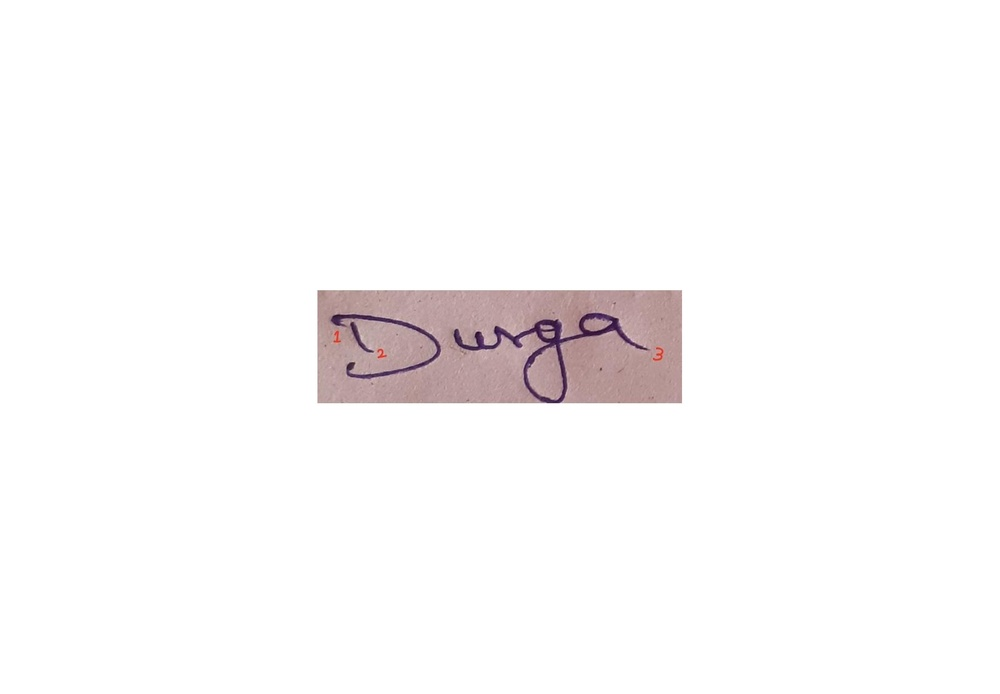
#> input picture Data/Padded_Lift/sig(1).jpg, 1000 x 694 px, shrunk from 1824 x 1265 before the run; its folder holds only this picture in this run
$ python Redtest.py
#> lines starting #> are read from the running program, lines starting #| are printed output that depends on the picture; after the words box and inside, x2 and y2 are one past the last pixel; in counts of white or black regions, pixels touching at a corner belong together
import cv2
import numpy as np
import os

# --- CONFIGURATION ---
# Input: Folder containing the original images with red marks
INPUT_DIR = "Data/Padded_Lift"
# Output: Folder where the new Black/White masks will be saved
OUTPUT_DIR = "Data/Padded_Lifts_Masks"

os.makedirs(OUTPUT_DIR, exist_ok=True)

def create_mask_from_specific_red(filename):
    # Load image
#> called with filename = 'Data/Padded_Lift/sig(1).jpg'
    img = cv2.imread(filename)
#> img is the input picture: shape (694, 1000, 3); mean B, G, R 248.6, 248.4, 250.2
    if img is None:
        return None

    # Convert to HSV (Hue, Saturation, Value)
    hsv = cv2.cvtColor(img, cv2.COLOR_BGR2HSV)
#> hsv: shape (694, 1000, 3); mean H, S, V 7, 2.9, 250.2

    # --- Define Lower/Upper Bounds ---
    # We add a wide buffer because JPEG compression creates "noise" around the edges.

    # Lower Red Range (0-15)
    # Hue: 0-15
    # Saturation: 120-255
    # Value: 70-255
    lower_red1 = np.array([0, 120, 70])
    upper_red1 = np.array([15, 255, 255])

    # Upper Red Range (165-180) - Red wraps around the circle
    lower_red2 = np.array([165, 120, 70])
    upper_red2 = np.array([180, 255, 255])

    # Create masks
    mask1 = cv2.inRange(hsv, lower_red1, upper_red1)
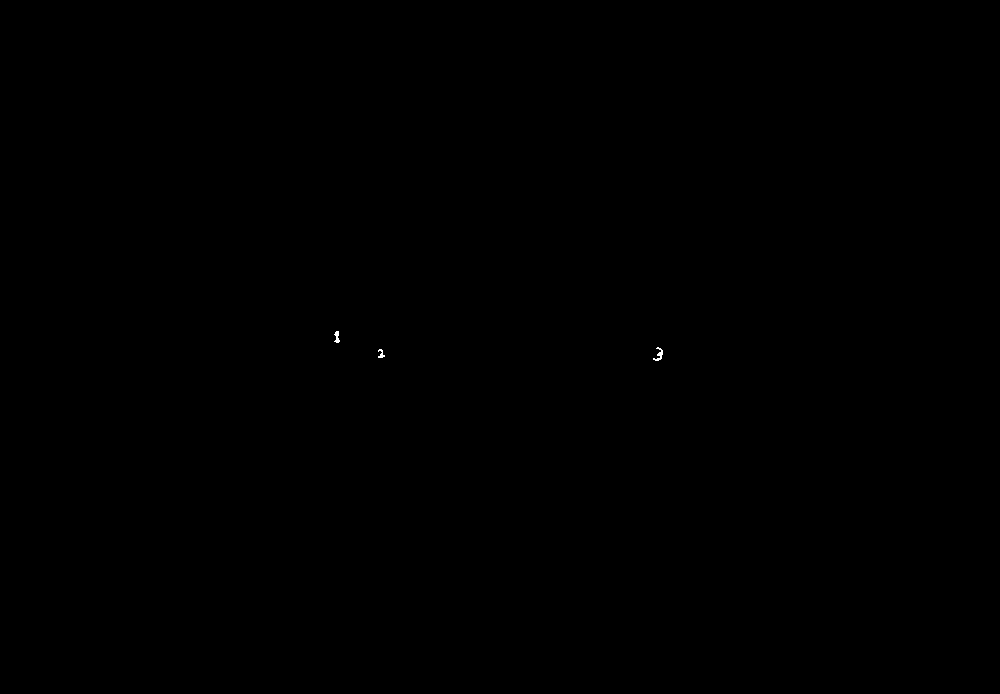
#> mask1: shape (694, 1000); 0.02% white in thin lines or dots, all inside (x1, y1, x2, y2) = (334, 331, 663, 361)
    mask2 = cv2.inRange(hsv, lower_red2, upper_red2)
#> mask2: shape (694, 1000); 0% white in thin lines or dots, all inside (x1, y1, x2, y2) = (579, 324, 580, 325)
    final_mask = mask1 + mask2
#> final_mask: shape (694, 1000); 0.02% white in thin lines or dots, all inside (x1, y1, x2, y2) = (334, 324, 663, 361)

    # --- CLEANUP STEPS ---
    # 1. Morphological Open: Removes tiny single-pixel noise (sparkles)
    kernel_clean = np.ones((2,2), np.uint8)
    final_mask = cv2.morphologyEx(final_mask, cv2.MORPH_OPEN, kernel_clean)
#> final_mask: shape (694, 1000); 0.02% white in thin lines or dots, all inside (x1, y1, x2, y2) = (336, 332, 664, 362)

    # 2. Dilate: Makes the remaining red dots slightly fatter/solid
    # This ensures the AI has a clear "blob" to learn from.
    kernel_fatten = np.ones((3,3), np.uint8)
    final_mask = cv2.dilate(final_mask, kernel_fatten, iterations=2)
#> final_mask: shape (694, 1000); 0.06% white; 3 white regions, box (x1, y1, x2, y2) and area: (652, 346, 666, 364) 187, (334, 330, 343, 346) 132, (377, 348, 388, 361) 120

    return final_mask

print(f"Processing images from {INPUT_DIR}...")

count = 0
for file in os.listdir(INPUT_DIR):
    if file.lower().endswith(('.png', '.jpg', '.jpeg')):
        path = os.path.join(INPUT_DIR, file)

        mask = create_mask_from_specific_red(path)

        if mask is not None:
            # Save the new mask
            save_path = os.path.join(OUTPUT_DIR, file)
            cv2.imwrite(save_path, mask)
            count += 1
            if count % 5 == 0:
                print(f"Generated {count} masks...")

print(f"Done! {count} masks saved to {OUTPUT_DIR}")
